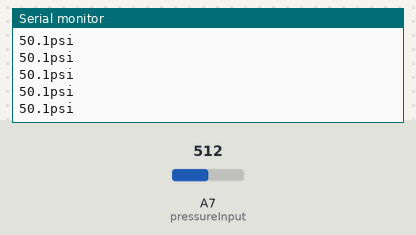
Recording of a sketch running on a simulated Arduino Nano, built with avr-gcc and run on an emulated ATmega328P. On the bench: the last lines printed to the serial monitor. The inputs (shaded band) are chosen by the test bench; at power-on: A7 (pressureInput) = 512.

Above: at 1.2 s.
1.3 s: A7 (pressureInput) set to 716
At 1.68 s:
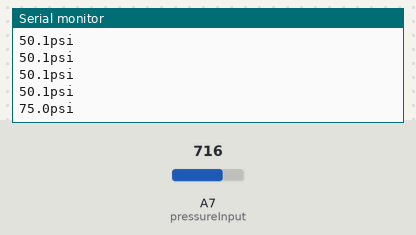
2.8 s: A7 (pressureInput) set to 900
At 2.94 s:
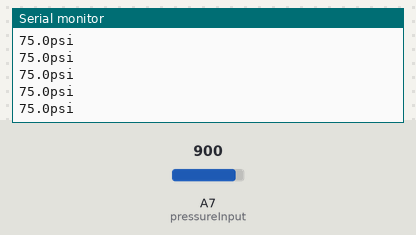
Timing chart, 0 to 5.8 s (numbered marks = the images above; inputs shaded):
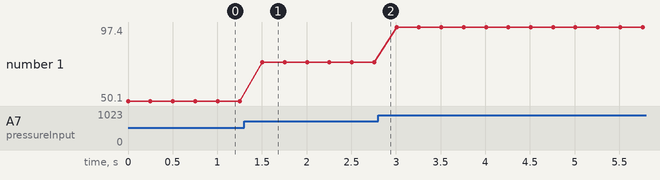

Measured:
- after the input at 1.3 s, the serial monitor: prints a new line after 0.20 s (image 1)
- plotted number 1: 50.1 → 75 after the input at 1.3 s, 75 → 97.4 after the input at 2.8 s

The sketch:

Pressure.ino
```cpp
/* This example demonstrates how to take a standard 3-wire pressure transducer
 *  and read the analog signal, then convert the signal to a readable output and
 *  display it onto an LCD screen.
 *
 *  Contact Tyler at tylerovens@me.com if you have any questions
 */

#include "Wire.h" //allows communication over i2c devices
//#include "LiquidCrystal_I2C.h" //allows interfacing with LCD screens

const int pressureInput = A7; //select the analog input pin for the pressure transducer
const int pressureZero = 102.4; //analog reading of pressure transducer at 0psi
const int pressureMax = 921.6; //analog reading of pressure transducer at 100psi
const int pressuretransducermaxPSI = 100; //psi value of transducer being used
const int sensorreadDelay = 250; //constant integer to set the sensor read delay in milliseconds

float pressureValue = 0; //variable to store the value coming from the pressure transducer

//LiquidCrystal_I2C lcd(0x3f, 20, 4); //sets the LCD I2C communication address; format(address, columns, rows)

void setup() //setup routine, runs once when system turned on or reset
{
  Serial.begin(115200); //initializes serial communication at set baud rate bits per second
  //lcd.begin(); //initializes the LCD screen
}

void loop() //loop routine runs over and over again forever
{
  pressureValue = analogRead(pressureInput); //reads value from input pin and assigns to variable
  pressureValue = ((pressureValue-pressureZero)*pressuretransducermaxPSI)/(pressureMax-pressureZero); //conversion equation to convert analog reading to psi
  Serial.print(pressureValue, 1); //prints value from previous line to serial
  Serial.println("psi"); //prints label to serial
  //lcd.setCursor(0,0); //sets cursor to column 0, row 0
  //lcd.print("Pressure:"); //prints label
  //lcd.print(pressureValue, 1); //prints pressure value to lcd screen, 1 digit on float
  //lcd.print("psi"); //prints label after value
  //lcd.print("   "); //to clear the display after large values or negatives
  delay(sensorreadDelay); //delay in milliseconds between read values
}
```
